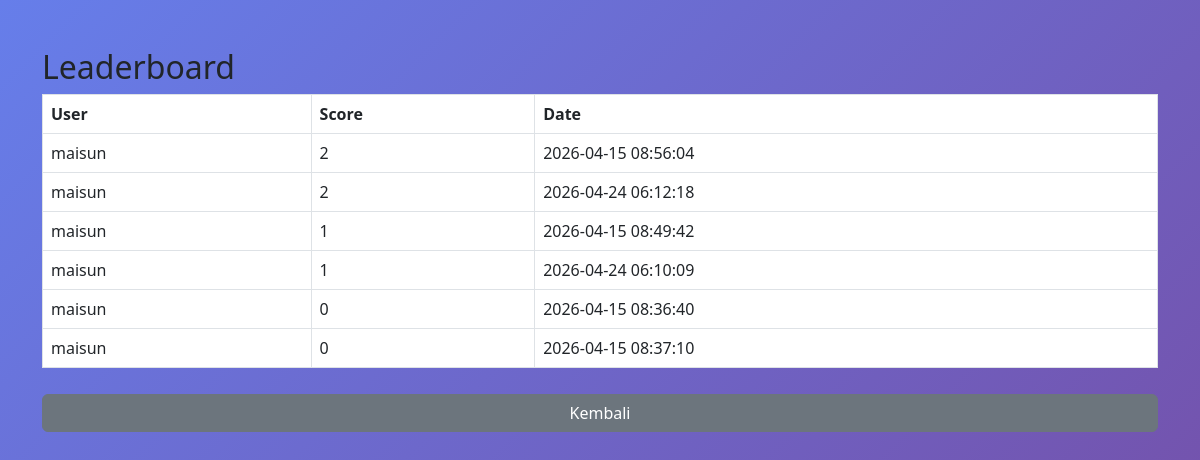
The page /leaderboard on the database as committed earlier.
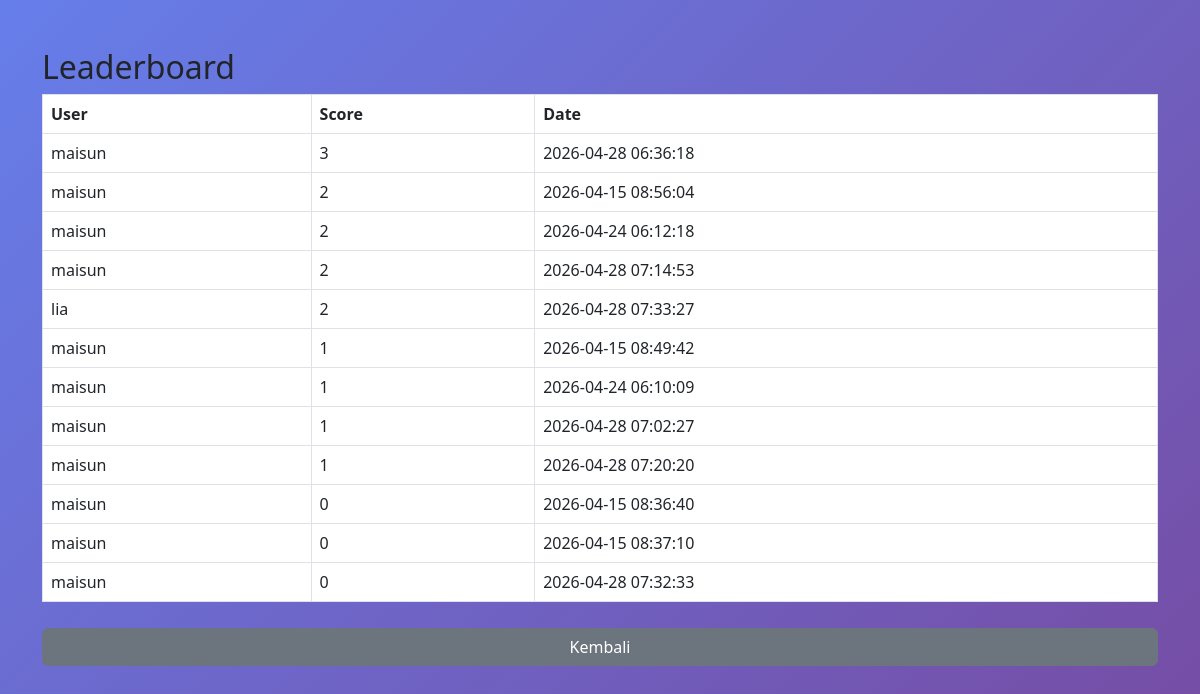
The same page on the database as committed later.
### tables this page shows
CREATE TABLE quiz_results (
        id INTEGER PRIMARY KEY AUTOINCREMENT,
        user_id INTEGER,
        score INTEGER,
        date TIMESTAMP DEFAULT CURRENT_TIMESTAMP
    );

CREATE TABLE users (
        id INTEGER PRIMARY KEY AUTOINCREMENT,
        username TEXT,
        password TEXT
    );

### app.py (the view)
@app.route('/leaderboard')
def leaderboard():
    db = get_db()
    data = db.execute("""
        SELECT users.username, quiz_results.score, quiz_results.date
        FROM quiz_results
        JOIN users ON users.id = quiz_results.user_id
        ORDER BY score DESC
    """).fetchall()
    return render_template('leaderboard.html', data=data)

### app.py (called while the page is built)
def get_db():
    return sqlite3.connect('database.db')

### templates/leaderboard.html
<link rel="stylesheet" href="{{ url_for('static', filename='css/style.css') }}">
<link href="https://cdn.jsdelivr.net/npm/bootstrap@5.3.0/dist/css/bootstrap.min.css" rel="stylesheet">
<div class="container mt-5">
<h2>Leaderboard</h2>
<table class="table table-bordered">
<tr><th>User</th><th>Score</th><th>Date</th></tr>
{% for row in data %}
<tr>
<td>{{ row[0] }}</td>
<td>{{ row[1] }}</td>
<td>{{ row[2] }}</td>
</tr>
{% endfor %}
</table>
<a href="/dashboard" class="btn btn-secondary">Kembali</a>
</div>

### css/style.css (style rules this page uses)
.btn { width: 100%; padding: 10px; background: #667eea; color: white; border: none; margin-top: 10px; }
a { text-decoration: none; }

Rows that differ between the two databases and show on the page:
added quiz_results: username "maisun", score "3", date "2026-04-28 06:36:18"
added quiz_results: username "maisun", score "2", date "2026-04-28 07:14:53"
added quiz_results: username "lia", score "2", date "2026-04-28 07:33:27"
added quiz_results: username "maisun", score "1", date "2026-04-28 07:02:27"
added quiz_results: username "maisun", score "1", date "2026-04-28 07:20:20"
added quiz_results: username "maisun", score "0", date "2026-04-28 07:32:33"
